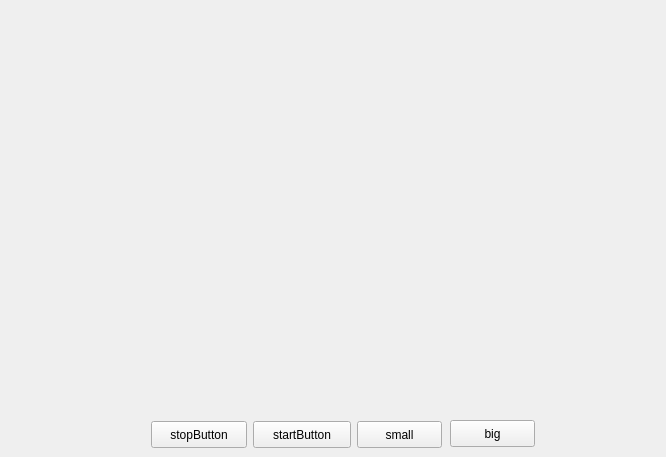
<?xml version="1.0" encoding="UTF-8"?>
<ui version="4.0">
 <class>MainWindow</class>
 <widget class="QMainWindow" name="MainWindow">
  <property name="geometry">
   <rect>
    <x>0</x>
    <y>0</y>
    <width>666</width>
    <height>457</height>
   </rect>
  </property>
  <property name="windowTitle">
   <string>MainWindow</string>
  </property>
  <property name="styleSheet">
   <string notr="true"/>
  </property>
  <widget class="QWidget" name="centralWidget">
   <widget class="QPushButton" name="smallButton">
    <property name="geometry">
     <rect>
      <x>357</x>
      <y>421</y>
      <width>85</width>
      <height>27</height>
     </rect>
    </property>
    <property name="text">
     <string>small</string>
    </property>
   </widget>
   <widget class="QPushButton" name="stopButton">
    <property name="geometry">
     <rect>
      <x>151</x>
      <y>421</y>
      <width>96</width>
      <height>27</height>
     </rect>
    </property>
    <property name="text">
     <string>stopButton</string>
    </property>
   </widget>
   <widget class="QPushButton" name="startButton">
    <property name="geometry">
     <rect>
      <x>253</x>
      <y>421</y>
      <width>98</width>
      <height>27</height>
     </rect>
    </property>
    <property name="text">
     <string>startButton</string>
    </property>
   </widget>
   <widget class="myPaint" name="paint" native="true">
    <property name="geometry">
     <rect>
      <x>20</x>
      <y>19</y>
      <width>581</width>
      <height>381</height>
     </rect>
    </property>
   </widget>
   <widget class="QPushButton" name="bigButton">
    <property name="geometry">
     <rect>
      <x>450</x>
      <y>420</y>
      <width>85</width>
      <height>27</height>
     </rect>
    </property>
    <property name="text">
     <string>big</string>
    </property>
   </widget>
  </widget>
 </widget>
 <layoutdefault spacing="6" margin="11"/>
 <customwidgets>
  <customwidget>
   <class>myPaint</class>
   <extends>QWidget</extends>
   <header location="global">mypaint.h</header>
   <container>1</container>
  </customwidget>
 </customwidgets>
 <resources/>
 <connections/>
</ui>
